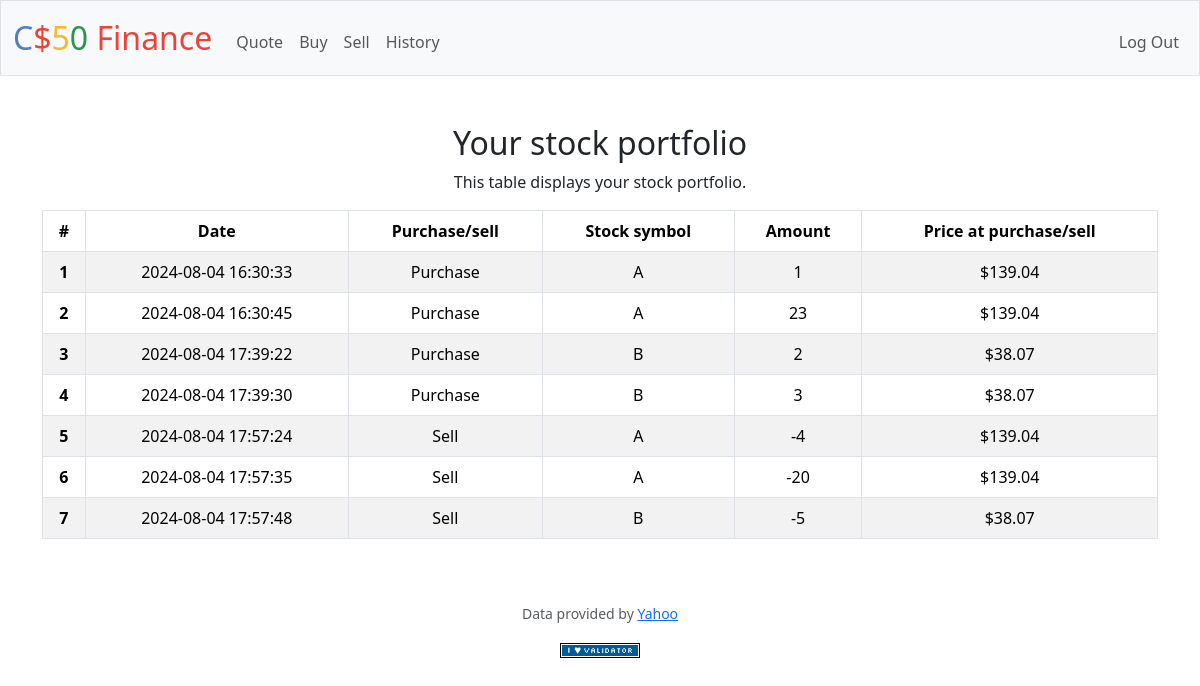
Screenshot of /history (signed in) with the database file from the repository.
### tables this page shows
CREATE TABLE user_stocks_database (
    id INTEGER PRIMARY KEY AUTOINCREMENT,
    user_id INT NOT NULL,
    order_date_time DATETIME NOT NULL,
    stock_type CHAR(10) NOT NULL,
    stock_amount DECIMAL(15,5) NOT NULL,
    stock_price_at_buy DECIMAL(15,2) NOT NULL,
    FOREIGN KEY (user_id) REFERENCES users(id) ON DELETE CASCADE
);

### app.py (the view)
@app.route("/history")
@login_required
def history():
    stock_datas = db.execute(
        "SELECT * FROM user_stocks_database WHERE user_id=?;", session["user_id"])
    print(stock_datas)
    return render_template("/history.html", stock_datas=stock_datas)

### app.py (called while the page is built)
@app.after_request
def after_request(response):
    response.headers["Cache-Control"] = "no-cache, no-store, must-revalidate"
    response.headers["Expires"] = 0
    response.headers["Pragma"] = "no-cache"
    return response

### helpers.py (called while the page is built)
def login_required(f):
    @wraps(f)
    def decorated_function(*args, **kwargs):
        if session.get("user_id") is None:
            return redirect("/login")
        return f(*args, **kwargs)
    return decorated_function

def usd(value):
    return f"${value:,.2f}"

### templates/history.html (shortened to what this page needs)
{% extends "layout.html" %}
{% block main %}
<table class="table table-striped table-bordered table-hover">
    <h2>Your stock portfolio</h2>
    <p>This table displays your stock portfolio.</p>
    <thead>
        <tr>
            <th>#</th>
            <th>Date</th>
            <th>Purchase/sell</th>
            <th>Stock symbol</th>
            <th>Amount</th>
            <th>Price at purchase/sell</th>
        </tr>
    </thead>
    <tbody>
        {% for stock_data in stock_datas %}
        <tr>
            <th scope="row">{{ loop.index }}</th>
            <td>{{stock_data["order_date_time"]}}</td>
            <td>{% if stock_data["stock_amount"]>0 %}Purchase{% else %}Sell{% endif %}</td>
            <td>{{stock_data["stock_type"]}}</td>
            <td>{{stock_data["stock_amount"]}}</td>
            <td>{{stock_data["stock_price_at_buy"]|usd}}</td>
        </tr>
        {% endfor%}
    </tbody>
</table>
{% endblock %}

### templates/layout.html (shortened to what this page needs)
<!DOCTYPE html>
<html lang="en">
    <head>
        <link href="https://cdn.jsdelivr.net/npm/bootstrap@5.3.3/dist/css/bootstrap.min.css" rel="stylesheet">
        <link href="/static/styles.css" rel="stylesheet">
    </head>
    <body>
        <nav class="bg-light border navbar navbar-expand-md navbar-light">
            <div class="container-fluid">
                <a class="navbar-brand" href="/"><span class="blue">C</span><span class="red">$</span><span class="yellow">5</span><span class="green">0</span> <span class="red">Finance</span></a>
                <div class="collapse navbar-collapse" id="navbar">
                    {% if session["user_id"] %}
                        <ul class="navbar-nav me-auto mt-2">
                            <li class="nav-item"><a class="nav-link" href="/quote">Quote</a></li>
                            <li class="nav-item"><a class="nav-link" href="/buy">Buy</a></li>
                            <li class="nav-item"><a class="nav-link" href="/sell">Sell</a></li>
                            <li class="nav-item"><a class="nav-link" href="/history">History</a></li>
                        </ul>
                        <ul class="navbar-nav ms-auto mt-2">
                            <li class="nav-item"><a class="nav-link" href="/logout">Log Out</a></li>
                        </ul>
                    {% else %}
                        <ul class="navbar-nav ms-auto mt-2">
                            <li class="nav-item"><a class="nav-link" href="/register">Register</a></li>
                            <li class="nav-item"><a class="nav-link" href="/login">Log In</a></li>
                        </ul>
                    {% endif %}
                </div>
            </div>
        </nav>
        <main class="container py-5 text-center">
            {% block main %}{% endblock %}
        </main>
        <footer class="mb-5">
            <p class="mb-3 small text-center text-muted">
                Data provided by <a href="https://finance.yahoo.com/">Yahoo</a>
            </p>
            <form action="https://validator.w3.org/check" class="text-center" enctype="multipart/form-data" method="post" target="_blank">
                <input alt="Validate" src="/static/I_heart_validator.png" type="image">
            </form>
        </footer>
    </body>
</html>

### static/styles.css (style rules this page uses)
nav .navbar-brand { font-size: xx-large; }
nav .navbar-brand .blue { color: #537fbe; }
nav .navbar-brand .red { color: #ea433b; }
nav .navbar-brand .yellow { color: #f5b82e; }
nav .navbar-brand .green { color: #2e944b; }

### rows the page displays
user_stocks_database: order_date_time "2024-08-04 16:30:33", shows "Purchase", stock_type "A", stock_amount "1", stock_price_at_buy "$139.04"
user_stocks_database: order_date_time "2024-08-04 16:30:45", shows "Purchase", stock_type "A", stock_amount "23", stock_price_at_buy "$139.04"
user_stocks_database: order_date_time "2024-08-04 17:39:22", shows "Purchase", stock_type "B", stock_amount "2", stock_price_at_buy "$38.07"
user_stocks_database: order_date_time "2024-08-04 17:39:30", shows "Purchase", stock_type "B", stock_amount "3", stock_price_at_buy "$38.07"
user_stocks_database: order_date_time "2024-08-04 17:57:24", shows "Sell", stock_type "A", stock_amount "-4", stock_price_at_buy "$139.04"
user_stocks_database: order_date_time "2024-08-04 17:57:35", shows "Sell", stock_type "A", stock_amount "-20", stock_price_at_buy "$139.04"
user_stocks_database: order_date_time "2024-08-04 17:57:48", shows "Sell", stock_type "B", stock_amount "-5", stock_price_at_buy "$38.07"
